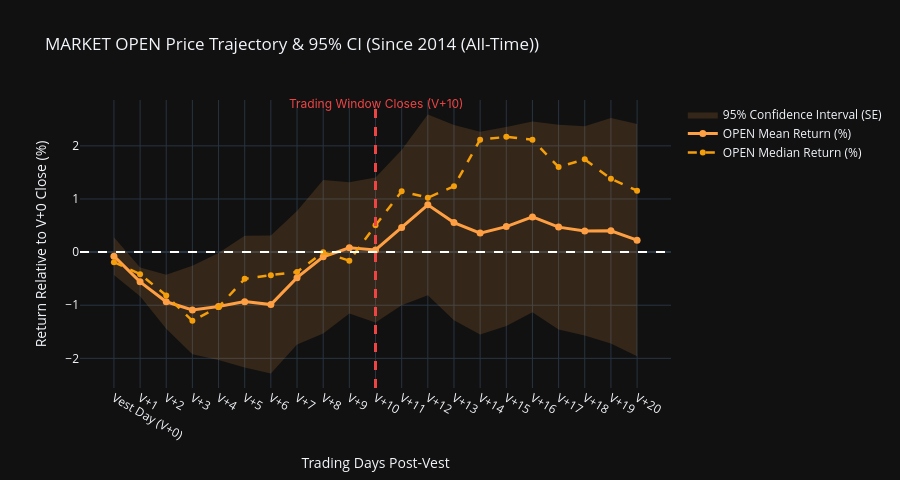
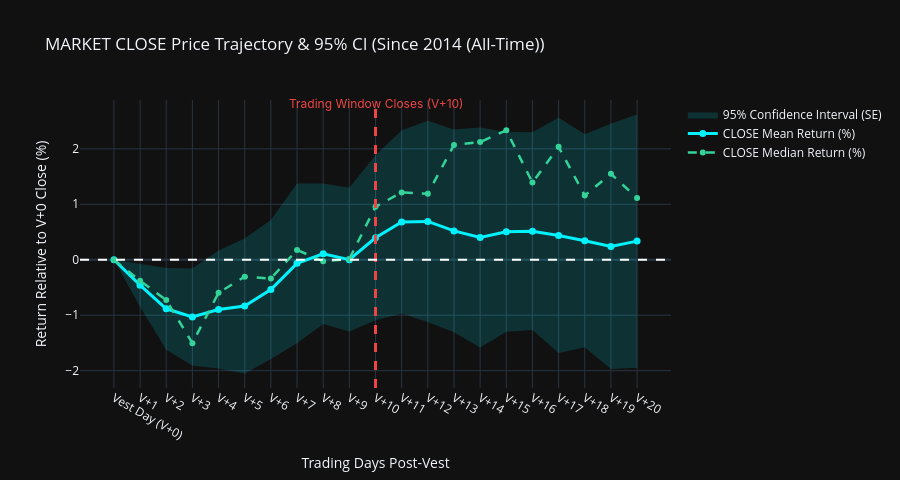

The notebook cell saved with these charts, in order:
### Markdown cell above
## 2. Separate OPEN and CLOSE Price Trajectories (with 95% Confidence Intervals & V+10 Cutoff Line)

Below we plot separate charts for **Market Open ($O_t$)** and **Market Close ($C_t$)** relative to Vest Day $V+0$ Close ($C_0$).
The vertical dashed line marks **$V+10$** where the employee trading window closes.

### Code cell
def plot_open_close_separate(tf_key='all', tf_title='Since 2014 (All-Time)'):
    days_data = results_data[tf_key]['summary_days']
    days_x = [d['day_label'] for d in days_data]
    
    # 1. OPEN Chart
    o_mean = [d['open_mean'] for d in days_data]
    o_med = [d['open_median'] for d in days_data]
    o_lower = [d['open_ci_lower'] for d in days_data]
    o_upper = [d['open_ci_upper'] for d in days_data]
    
    fig_o = go.Figure()
    fig_o.add_trace(go.Scatter(
        x=days_x + days_x[::-1],
        y=o_upper + o_lower[::-1],
        fill='toself',
        fillcolor='rgba(255, 159, 67, 0.15)',
        line=dict(color='rgba(0,0,0,0)'),
        name='95% Confidence Interval (SE)',
        showlegend=True
    ))
    fig_o.add_trace(go.Scatter(x=days_x, y=o_mean, mode='lines+markers', name='OPEN Mean Return (%)',
                               line=dict(color='#ff9f43', width=3), marker=dict(size=7)))
    fig_o.add_trace(go.Scatter(x=days_x, y=o_med, mode='lines+markers', name='OPEN Median Return (%)',
                               line=dict(color='#f59e0b', width=2.5, dash='dash'), marker=dict(size=6)))
    
    fig_o.add_shape(type="line", x0="V+10", x1="V+10", y0=0, y1=1, yref="paper",
                    line=dict(color="#ef4444", width=3, dash="dash"))
    fig_o.add_annotation(x="V+10", y=1.02, yref="paper", text="Trading Window Closes (V+10)",
                         showarrow=False, font=dict(color="#ef4444", size=12, family="Inter"))
    fig_o.add_hline(y=0, line_dash="dash", line_color="white")
    
    fig_o.update_layout(
        title=f"MARKET OPEN Price Trajectory & 95% CI ({tf_title})",
        xaxis_title="Trading Days Post-Vest",
        yaxis_title="Return Relative to V+0 Close (%)",
        template="plotly_dark",
        height=480
    )
    fig_o.show()
    
    # 2. CLOSE Chart
    c_mean = [d['close_mean'] for d in days_data]
    c_med = [d['close_median'] for d in days_data]
    c_lower = [d['close_ci_lower'] for d in days_data]
    c_upper = [d['close_ci_upper'] for d in days_data]
    
    fig_c = go.Figure()
    fig_c.add_trace(go.Scatter(
        x=days_x + days_x[::-1],
        y=c_upper + c_lower[::-1],
        fill='toself',
        fillcolor='rgba(0, 242, 254, 0.15)',
        line=dict(color='rgba(0,0,0,0)'),
        name='95% Confidence Interval (SE)',
        showlegend=True
    ))
    fig_c.add_trace(go.Scatter(x=days_x, y=c_mean, mode='lines+markers', name='CLOSE Mean Return (%)',
                               line=dict(color='#00f2fe', width=3), marker=dict(size=7)))
    fig_c.add_trace(go.Scatter(x=days_x, y=c_med, mode='lines+markers', name='CLOSE Median Return (%)',
                               line=dict(color='#34d399', width=2.5, dash='dash'), marker=dict(size=6)))
    
    fig_c.add_shape(type="line", x0="V+10", x1="V+10", y0=0, y1=1, yref="paper",
                    line=dict(color="#ef4444", width=3, dash="dash"))
    fig_c.add_annotation(x="V+10", y=1.02, yref="paper", text="Trading Window Closes (V+10)",
                         showarrow=False, font=dict(color="#ef4444", size=12, family="Inter"))
    fig_c.add_hline(y=0, line_dash="dash", line_color="white")
    
    fig_c.update_layout(
        title=f"MARKET CLOSE Price Trajectory & 95% CI ({tf_title})",
        xaxis_title="Trading Days Post-Vest",
        yaxis_title="Return Relative to V+0 Close (%)",
        template="plotly_dark",
        height=480
    )
    fig_c.show()

plot_open_close_separate('all', 'Since 2014 (All-Time)')

### Figure 1 — Plotly figure (JSON) as saved in the notebook; plotly's stock layout.template omitted (floating-point values rounded to 4 significant figures)
{"data": [{"fill": "toself", "fillcolor": "rgba(255, 159, 67, 0.15)", "line": {"color": "rgba(0,0,0,0)"}, "name": "95% Confidence Interval (SE)", "showlegend": true, "type": "scatter", "x": ["Vest Day (V+0)", "V+1", "V+2", "V+3", "V+4", "V+5", "V+6", "V+7", "V+8", "V+9", "V+10", "V+11", "V+12", "V+13", "V+14", "V+15", "V+16", "V+17", "V+18", "V+19", "V+20", "V+20", "V+19", "V+18", "V+17", "V+16", "V+15", "V+14", "V+13", "V+12", "V+11", "V+10", "V+9", "V+8", "V+7", "V+6", "V+5", "V+4", "V+3", "V+2", "V+1", "Vest Day (V+0)"], "y": [0.2816, -0.2895, -0.427, -0.2559, -0.01622, 0.3065, 0.3117, 0.7742, 1.359, 1.316, 1.404, 1.923, 2.592, 2.393, 2.264, 2.354, 2.459, 2.398, 2.368, 2.525, 2.41, -1.96, -1.722, -1.571, -1.457, -1.134, -1.393, -1.549, -1.283, -0.8107, -1.001, -1.323, -1.156, -1.534, -1.737, -2.287, -2.171, -2.029, -1.924, -1.443, -0.8308, -0.4329]}, {"line": {"color": "#ff9f43", "width": 3}, "marker": {"size": 7}, "mode": "lines+markers", "name": "OPEN Mean Return (%)", "type": "scatter", "x": ["Vest Day (V+0)", "V+1", "V+2", "V+3", "V+4", "V+5", "V+6", "V+7", "V+8", "V+9", "V+10", "V+11", "V+12", "V+13", "V+14", "V+15", "V+16", "V+17", "V+18", "V+19", "V+20"], "y": [-0.07566, -0.5602, -0.9352, -1.09, -1.023, -0.9323, -0.9877, -0.4814, -0.08775, 0.08012, 0.04042, 0.4611, 0.8908, 0.5553, 0.3578, 0.4804, 0.6625, 0.4706, 0.3984, 0.4013, 0.2251]}, {"line": {"color": "#f59e0b", "dash": "dash", "width": 2.5}, "marker": {"size": 6}, "mode": "lines+markers", "name": "OPEN Median Return (%)", "type": "scatter", "x": ["Vest Day (V+0)", "V+1", "V+2", "V+3", "V+4", "V+5", "V+6", "V+7", "V+8", "V+9", "V+10", "V+11", "V+12", "V+13", "V+14", "V+15", "V+16", "V+17", "V+18", "V+19", "V+20"], "y": [-0.1887, -0.4152, -0.8161, -1.294, -1.036, -0.5033, -0.4337, -0.3745, -0.003372, -0.1612, 0.5047, 1.144, 1.025, 1.237, 2.117, 2.169, 2.115, 1.602, 1.746, 1.379, 1.156]}], "layout": {"annotations": [{"font": {"color": "#ef4444", "family": "Inter", "size": 12}, "showarrow": false, "text": "Trading Window Closes (V+10)", "x": "V+10", "y": 1.02, "yref": "paper"}], "height": 480, "shapes": [{"line": {"color": "#ef4444", "dash": "dash", "width": 3}, "type": "line", "x0": "V+10", "x1": "V+10", "y0": 0, "y1": 1, "yref": "paper"}, {"line": {"color": "white", "dash": "dash"}, "type": "line", "x0": 0, "x1": 1, "xref": "x domain", "y0": 0, "y1": 0, "yref": "y"}], "title": {"text": "MARKET OPEN Price Trajectory & 95% CI (Since 2014 (All-Time))"}, "xaxis": {"title": {"text": "Trading Days Post-Vest"}}, "yaxis": {"title": {"text": "Return Relative to V+0 Close (%)"}}}}

### Figure 2 — Plotly figure (JSON) as saved in the notebook; plotly's stock layout.template omitted (floating-point values rounded to 4 significant figures)
{"data": [{"fill": "toself", "fillcolor": "rgba(0, 242, 254, 0.15)", "line": {"color": "rgba(0,0,0,0)"}, "name": "95% Confidence Interval (SE)", "showlegend": true, "type": "scatter", "x": ["Vest Day (V+0)", "V+1", "V+2", "V+3", "V+4", "V+5", "V+6", "V+7", "V+8", "V+9", "V+10", "V+11", "V+12", "V+13", "V+14", "V+15", "V+16", "V+17", "V+18", "V+19", "V+20", "V+20", "V+19", "V+18", "V+17", "V+16", "V+15", "V+14", "V+13", "V+12", "V+11", "V+10", "V+9", "V+8", "V+7", "V+6", "V+5", "V+4", "V+3", "V+2", "V+1", "Vest Day (V+0)"], "y": [0.0, -0.06733, -0.1469, -0.1565, 0.1672, 0.3853, 0.7171, 1.374, 1.374, 1.299, 1.885, 2.33, 2.504, 2.35, 2.387, 2.304, 2.297, 2.559, 2.263, 2.453, 2.621, -1.949, -1.97, -1.579, -1.683, -1.267, -1.296, -1.583, -1.309, -1.122, -0.9682, -1.093, -1.294, -1.16, -1.503, -1.79, -2.053, -1.961, -1.906, -1.622, -0.8489, 0.0]}, {"line": {"color": "#00f2fe", "width": 3}, "marker": {"size": 7}, "mode": "lines+markers", "name": "CLOSE Mean Return (%)", "type": "scatter", "x": ["Vest Day (V+0)", "V+1", "V+2", "V+3", "V+4", "V+5", "V+6", "V+7", "V+8", "V+9", "V+10", "V+11", "V+12", "V+13", "V+14", "V+15", "V+16", "V+17", "V+18", "V+19", "V+20"], "y": [0.0, -0.4581, -0.8843, -1.031, -0.8968, -0.8337, -0.5364, -0.06471, 0.1072, 0.002309, 0.3963, 0.6807, 0.6911, 0.5203, 0.4017, 0.5042, 0.5146, 0.4382, 0.3417, 0.2411, 0.336]}, {"line": {"color": "#34d399", "dash": "dash", "width": 2.5}, "marker": {"size": 6}, "mode": "lines+markers", "name": "CLOSE Median Return (%)", "type": "scatter", "x": ["Vest Day (V+0)", "V+1", "V+2", "V+3", "V+4", "V+5", "V+6", "V+7", "V+8", "V+9", "V+10", "V+11", "V+12", "V+13", "V+14", "V+15", "V+16", "V+17", "V+18", "V+19", "V+20"], "y": [0.0, -0.3786, -0.7262, -1.503, -0.5946, -0.3055, -0.3376, 0.1762, -0.02733, 0.01403, 0.9561, 1.214, 1.191, 2.07, 2.123, 2.333, 1.393, 2.036, 1.157, 1.55, 1.114]}], "layout": {"annotations": [{"font": {"color": "#ef4444", "family": "Inter", "size": 12}, "showarrow": false, "text": "Trading Window Closes (V+10)", "x": "V+10", "y": 1.02, "yref": "paper"}], "height": 480, "shapes": [{"line": {"color": "#ef4444", "dash": "dash", "width": 3}, "type": "line", "x0": "V+10", "x1": "V+10", "y0": 0, "y1": 1, "yref": "paper"}, {"line": {"color": "white", "dash": "dash"}, "type": "line", "x0": 0, "x1": 1, "xref": "x domain", "y0": 0, "y1": 0, "yref": "y"}], "title": {"text": "MARKET CLOSE Price Trajectory & 95% CI (Since 2014 (All-Time))"}, "xaxis": {"title": {"text": "Trading Days Post-Vest"}}, "yaxis": {"title": {"text": "Return Relative to V+0 Close (%)"}}}}
